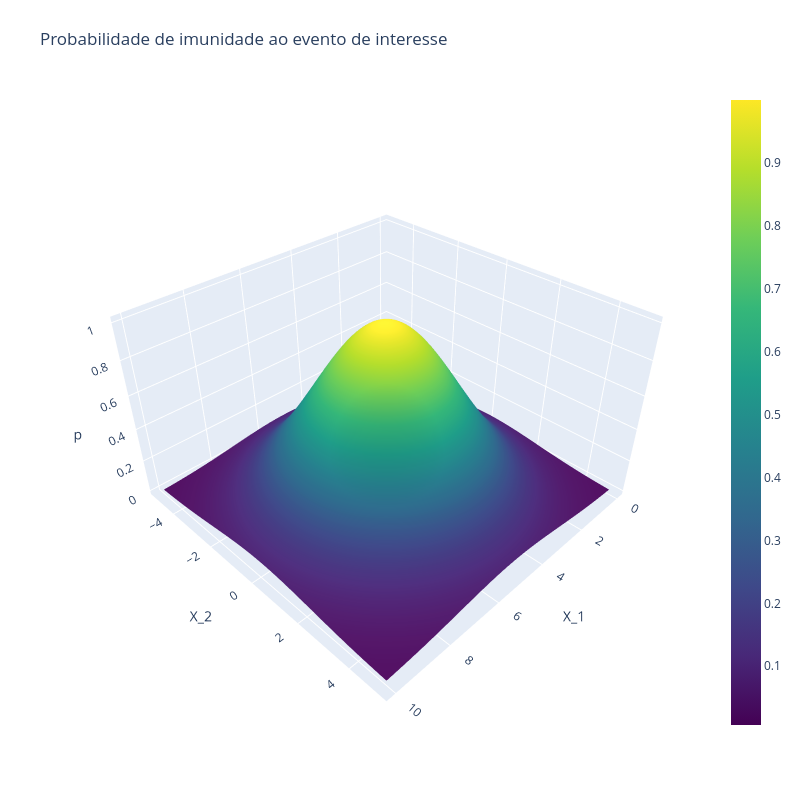

Here is the notebook cell this chart was saved with:
### Markdown cell above
Finalmente, consideremos um modelo de sobrevivência com fração de cura com duas covariáveis preditivas contínuas, $X_1$ e $X_2$.

Suponha que $X_1 \sim U(0, 10)$, $X_2 \sim U(-5, 5)$ e que a probabilidade de que um paciente esteja curado possa ser descrita como

\begin{equation*}
    p(X_1, X_2) = \exp\left\{ -\gamma \left[(X_1 - 5)^2 + (X_2 - 0)^2 \right]\right\}, \ \ \ \ \gamma = 0.1.
\end{equation*}

### Code cell
import plotly.graph_objects as go

# Reduzimos o n para 200 para garantir que a rotação 3D no navegador seja fluida
x1 = np.linspace(0.001, 10-0.001, 100)
x2 = np.linspace(-5+0.001, 5-0.001, 100)

x1_mesh, x2_mesh = np.meshgrid(x1, x2)
gamma = 0.1
p = np.exp(-gamma * ((x1_mesh - 5)**2 + (x2_mesh - 0)**2))

# Criando o gráfico de superfície 3D
fig = go.Figure(data = [go.Surface(z = p, x = x1_mesh, y = x2_mesh, colorscale = 'Viridis')])

# Ajustando o layout e os rótulos dos eixos
fig.update_layout(
    title='Probabilidade de imunidade ao evento de interesse',
    scene=dict(
        xaxis_title = 'X_1',
        yaxis_title = 'X_2',
        zaxis_title = 'p',
        # Ajusta a proporção da câmera para ver melhor a altura
        aspectratio = dict(x = 1, y = 1, z = 0.6) 
    ),
    width = 800,
    height = 800,
    margin = dict(l = 65, r = 50, b = 65, t = 90)
)

fig.show()

### Figure 1 — Plotly figure (JSON) as saved in the notebook; plotly's stock layout.template omitted (floating-point values rounded to 4 significant figures; data arrays with more than 128 entries replaced by an {"elided": "..."} marker saying what was removed)
{"data": [{"colorscale": [[0, "#440154"], [0.1111, "#482878"], [0.2222, "#3e4989"], [0.3333, "#31688e"], [0.4444, "#26828e"], [0.5556, "#1f9e89"], [0.6667, "#35b779"], [0.7778, "#6ece58"], [0.8889, "#b5de2b"], [1, "#fde725"]], "type": "surface", "x": {"elided": "100x100 float values"}, "y": {"elided": "100x100 float values"}, "z": {"elided": "100x100 float values"}}], "layout": {"height": 800, "margin": {"b": 65, "l": 65, "r": 50, "t": 90}, "scene": {"aspectratio": {"x": 1, "y": 1, "z": 0.6}, "xaxis": {"title": {"text": "X_1"}}, "yaxis": {"title": {"text": "X_2"}}, "zaxis": {"title": {"text": "p"}}}, "title": {"text": "Probabilidade de imunidade ao evento de interesse"}, "width": 800}}
